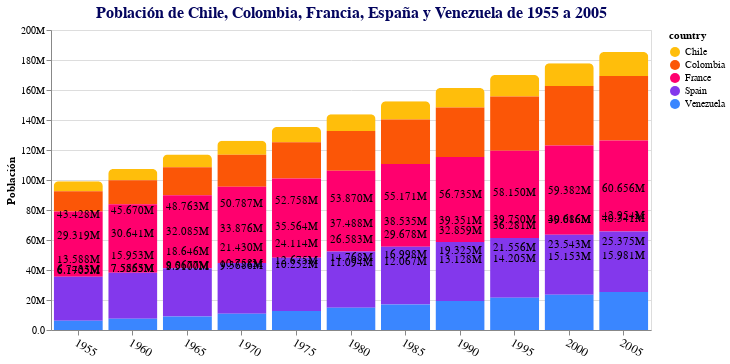

Notebook code cell kept with this figure:
### Code cell
color = alt.Color('country:N', scale=alt.Scale(domain=paises, range=colores))

barras = alt.Chart(datos_paises).mark_bar(cornerRadiusTopLeft=5, cornerRadiusTopRight=5,
    ).encode(
    x = x,
    y = y,
    # No debe usarse fill (color de relleno)
    color = color, 
    tooltip = tooltip,
).properties(
    title = f"Población de {mis_paises} de 1955 a 2005",
    width = 600,
)

textos = barras.mark_text(dy=-50, fill='black').encode(
    text = alt.Text('pop:Q', format=',.5s', title = 'Población'),
)

grafico_final = barras + textos

grafico_final.configure_title(
    fontSize = 16,
    anchor = 'middle',
    color = '#03045e',
).configure_view(
    strokeWidth=1
)

### Figure 1 — Vega-Lite specification as saved in the notebook (floating-point values rounded to 4 significant figures)
{"config": {"view": {"continuousWidth": 400, "continuousHeight": 300, "strokeWidth": 1}, "title": {"anchor": "middle", "color": "#03045e", "fontSize": 16}}, "layer": [{"mark": {"type": "bar", "cornerRadiusTopLeft": 5, "cornerRadiusTopRight": 5}, "encoding": {"color": {"field": "country", "scale": {"domain": ["Chile", "Colombia", "France", "Spain", "Venezuela"], "range": ["#ffbe0b", "#fb5607", "#ff006e", "#8338ec", "#3a86ff"]}, "type": "nominal"}, "tooltip": [{"field": "country", "title": "País", "type": "nominal"}, {"field": "pop", "format": ",.5s", "title": "Población", "type": "quantitative"}, {"field": "year", "title": "Año", "type": "quantitative"}], "x": {"axis": {"labelAngle": 30, "labelFontSize": 12}, "field": "year", "title": "", "type": "ordinal"}, "y": {"axis": {"format": ",.2s", "grid": true, "labelFontSize": 10, "titleAnchor": "middle", "titleAngle": 270}, "field": "pop", "title": "Población", "type": "quantitative"}}, "title": "Población de Chile, Colombia, Francia, España y Venezuela de 1955 a 2005", "width": 600}, {"mark": {"type": "text", "dy": -50, "fill": "black"}, "encoding": {"color": {"field": "country", "scale": {"domain": ["Chile", "Colombia", "France", "Spain", "Venezuela"], "range": ["#ffbe0b", "#fb5607", "#ff006e", "#8338ec", "#3a86ff"]}, "type": "nominal"}, "text": {"field": "pop", "format": ",.5s", "title": "Población", "type": "quantitative"}, "tooltip": [{"field": "country", "title": "País", "type": "nominal"}, {"field": "pop", "format": ",.5s", "title": "Población", "type": "quantitative"}, {"field": "year", "title": "Año", "type": "quantitative"}], "x": {"axis": {"labelAngle": 30, "labelFontSize": 12}, "field": "year", "title": "", "type": "ordinal"}, "y": {"axis": {"format": ",.2s", "grid": true, "labelFontSize": 10, "titleAnchor": "middle", "titleAngle": 270}, "field": "pop", "title": "Población", "type": "quantitative"}}, "title": "Población de Chile, Colombia, Francia, España y Venezuela de 1955 a 2005", "width": 600}], "data": {"name": "data-7716b28a06f3e1891c23202e4821b623"}, "$schema": "https://vega.github.io/schema/vega-lite/v4.17.0.json", "datasets": {"data-7716b28a06f3e1891c23202e4821b623": [{"year": 1955, "country": "Chile", "cluster": 3, "pop": 6743269, "life_expect": 56.07, "fertility": 5.486}, {"year": 1960, "country": "Chile", "cluster": 3, "pop": 7585349, "life_expect": 57.92, "fertility": 5.439}, {"year": 1965, "country": "Chile", "cluster": 3, "pop": 8509950, "life_expect": 60.52, "fertility": 4.441}, {"year": 1970, "country": "Chile", "cluster": 3, "pop": 9368558, "life_expect": 63.44, "fertility": 3.63}, {"year": 1975, "country": "Chile", "cluster": 3, "pop": 10251542, "life_expect": 67.05, "fertility": 2.803}, {"year": 1980, "country": "Chile", "cluster": 3, "pop": 11093718, "life_expect": 70.56, "fertility": 2.671}, {"year": 1985, "country": "Chile", "cluster": 3, "pop": 12066701, "life_expect": 72.49, "fertility": 2.65}, {"year": 1990, "country": "Chile", "cluster": 3, "pop": 13127760, "life_expect": 74.13, "fertility": 2.55}, {"year": 1995, "country": "Chile", "cluster": 3, "pop": 14205449, "life_expect": 75.82, "fertility": 2.21}, {"year": 2000, "country": "Chile", "cluster": 3, "pop": 15153450, "life_expect": 77.86, "fertility": 2.0}, {"year": 2005, "country": "Chile", "cluster": 3, "pop": 15980912, "life_expect": 78.55, "fertility": 1.944}, {"year": 1955, "country": "Colombia", "cluster": 3, "pop": 13588405, "life_expect": 55.12, "fertility": 6.76}, {"year": 1960, "country": "Colombia", "cluster": 3, "pop": 15952727, "life_expect": 57.86, "fertility": 6.76}, {"year": 1965, "country": "Colombia", "cluster": 3, "pop": 18646175, "life_expect": 59.96, "fertility": 6.18}, {"year": 1970, "country": "Colombia", "cluster": 3, "pop": 21429658, "life_expect": 61.62, "fertility": 5.0}, {"year": 1975, "country": "Colombia", "cluster": 3, "pop": 24114177, "life_expect": 63.84, "fertility": 4.338}, {"year": 1980, "country": "Colombia", "cluster": 3, "pop": 26582811, "life_expect": 66.65, "fertility": 3.685}, {"year": 1985, "country": "Colombia", "cluster": 3, "pop": 29678395, "life_expect": 67.77, "fertility": 3.172}, {"year": 1990, "country": "Colombia", "cluster": 3, "pop": 32858579, "life_expect": 68.42, "fertility": 2.93}, {"year": 1995, "country": "Colombia", "cluster": 3, "pop": 36280883, "life_expect": 70.31, "fertility": 2.7}, {"year": 2000, "country": "Colombia", "cluster": 3, "pop": 39685655, "life_expect": 71.68, "fertility": 2.47}, {"year": 2005, "country": "Colombia", "cluster": 3, "pop": 42954279, "life_expect": 72.89, "fertility": 2.22}, {"year": 1955, "country": "France", "cluster": 1, "pop": 43427669, "life_expect": 68.93, "fertility": 2.712}, {"year": 1960, "country": "France", "cluster": 1, "pop": 45670000, "life_expect": 70.51, "fertility": 2.85}, {"year": 1965, "country": "France", "cluster": 1, "pop": 48763000, "life_expect": 71.55, "fertility": 2.607}, {"year": 1970, "country": "France", "cluster": 1, "pop": 50787000, "life_expect": 72.38, "fertility": 2.31}, {"year": 1975, "country": "France", "cluster": 1, "pop": 52758427, "life_expect": 73.83, "fertility": 1.862}, {"year": 1980, "country": "France", "cluster": 1, "pop": 53869743, "life_expect": 74.89, "fertility": 1.866}, {"year": 1985, "country": "France", "cluster": 1, "pop": 55171224, "life_expect": 76.34, "fertility": 1.805}, {"year": 1990, "country": "France", "cluster": 1, "pop": 56735161, "life_expect": 77.46, "fertility": 1.713}, {"year": 1995, "country": "France", "cluster": 1, "pop": 58149727, "life_expect": 78.64, "fertility": 1.762}, {"year": 2000, "country": "France", "cluster": 1, "pop": 59381628, "life_expect": 79.59, "fertility": 1.883}, {"year": 2005, "country": "France", "cluster": 1, "pop": 60656178, "life_expect": 80.66, "fertility": 1.892}, {"year": 1955, "country": "Spain", "cluster": 1, "pop": 29318745, "life_expect": 66.66, "fertility": 2.75}, {"year": 1960, "country": "Spain", "cluster": 1, "pop": 30641187, "life_expect": 69.69, "fertility": 2.89}, {"year": 1965, "country": "Spain", "cluster": 1, "pop": 32084511, "life_expect": 71.44, "fertility": 2.92}, {"year": 1970, "country": "Spain", "cluster": 1, "pop": 33876479, "life_expect": 73.06, "fertility": 2.86}, {"year": 1975, "country": "Spain", "cluster": 1, "pop": 35563535, "life_expect": 74.39, "fertility": 2.57}, {"year": 1980, "country": "Spain", "cluster": 1, "pop": 37488360, "life_expect": 76.3, "fertility": 1.89}, {"year": 1985, "country": "Spain", "cluster": 1, "pop": 38534853, "life_expect": 76.9, "fertility": 1.48}, {"year": 1990, "country": "Spain", "cluster": 1, "pop": 39350769, "life_expect": 77.57, "fertility": 1.27}, {"year": 1995, "country": "Spain", "cluster": 1, "pop": 39749715, "life_expect": 78.77, "fertility": 1.182}, {"year": 2000, "country": "Spain", "cluster": 1, "pop": 40016081, "life_expect": 79.78, "fertility": 1.287}, {"year": 2005, "country": "Spain", "cluster": 1, "pop": 40341462, "life_expect": 80.94, "fertility": 1.409}, {"year": 1955, "country": "Venezuela", "cluster": 3, "pop": 6170497, "life_expect": 57.91, "fertility": 6.458}, {"year": 1960, "country": "Venezuela", "cluster": 3, "pop": 7556483, "life_expect": 60.77, "fertility": 6.657}, {"year": 1965, "country": "Venezuela", "cluster": 3, "pop": 9067735, "life_expect": 63.48, "fertility": 5.905}, {"year": 1970, "country": "Venezuela", "cluster": 3, "pop": 10758017, "life_expect": 65.71, "fertility": 4.941}, {"year": 1975, "country": "Venezuela", "cluster": 3, "pop": 12674987, "life_expect": 67.46, "fertility": 4.468}, {"year": 1980, "country": "Venezuela", "cluster": 3, "pop": 14767890, "life_expect": 68.56, "fertility": 3.957}, {"year": 1985, "country": "Venezuela", "cluster": 3, "pop": 16997509, "life_expect": 70.19, "fertility": 3.649}, {"year": 1990, "country": "Venezuela", "cluster": 3, "pop": 19325222, "life_expect": 71.15, "fertility": 3.25}, {"year": 1995, "country": "Venezuela", "cluster": 3, "pop": 21555902, "life_expect": 72.15, "fertility": 2.942}, {"year": 2000, "country": "Venezuela", "cluster": 3, "pop": 23542649, "life_expect": 72.77, "fertility": 2.723}, {"year": 2005, "country": "Venezuela", "cluster": 3, "pop": 25375281, "life_expect": 73.75, "fertility": 2.547}]}}
